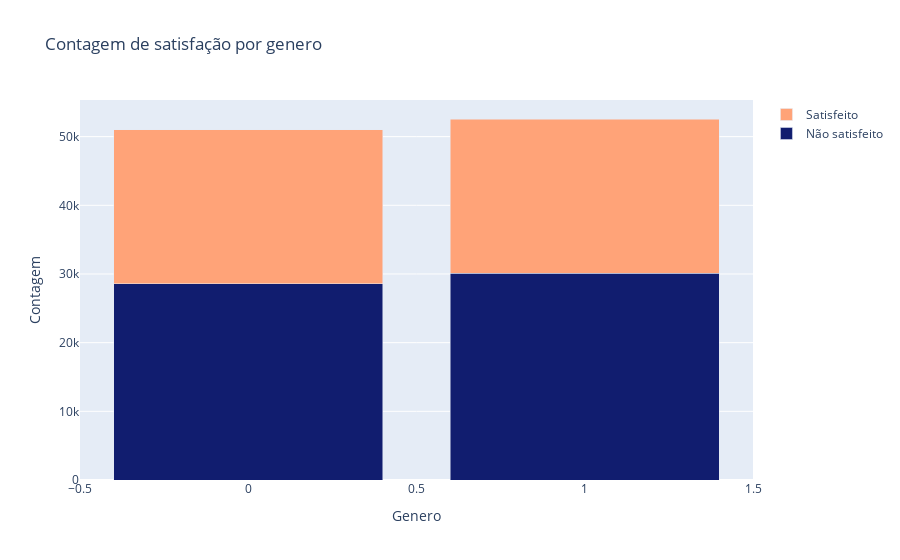

Notebook code cell kept with this figure:
### Markdown cell above
##### - 2. Mulheres tendem a ficar mais insatisfeitas com a loja

### Code cell
counts = df4.groupby(['gender', 'satisfaction']).size().unstack().reset_index()

data = [go.Bar(x=counts['gender'], y=counts[0], name='Não satisfeito',marker = dict(color='#111D6F')),
        go.Bar(x=counts['gender'], y=counts[1], name='Satisfeito',marker = dict(color='#FFA378'))]

layout = go.Layout(title='Contagem de satisfação por genero',
                   xaxis=dict(title='Genero'),
                   yaxis=dict(title='Contagem'),
                   barmode='stack')

fig = go.Figure(data=data, layout=layout)

fig.show()

### Figure 1 — Plotly figure (JSON) as saved in the notebook; plotly's stock layout.template omitted (floating-point values rounded to 4 significant figures)
{"data": [{"marker": {"color": "#111D6F"}, "name": "Não satisfeito", "type": "bar", "x": [0, 1], "y": [28583, 30100]}, {"marker": {"color": "#FFA378"}, "name": "Satisfeito", "type": "bar", "x": [0, 1], "y": [22421, 22469]}], "layout": {"barmode": "stack", "title": {"text": "Contagem de satisfação por genero"}, "xaxis": {"title": {"text": "Genero"}}, "yaxis": {"title": {"text": "Contagem"}}}}
